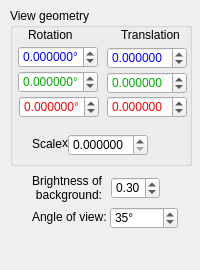
<?xml version="1.0" encoding="UTF-8"?>
<ui version="4.0">
 <class>DockWidgetViewer</class>
 <widget class="QDockWidget" name="DockWidgetViewer">
  <property name="geometry">
   <rect>
    <x>0</x>
    <y>0</y>
    <width>200</width>
    <height>270</height>
   </rect>
  </property>
  <property name="minimumSize">
   <size>
    <width>200</width>
    <height>270</height>
   </size>
  </property>
  <property name="maximumSize">
   <size>
    <width>200</width>
    <height>524287</height>
   </size>
  </property>
  <property name="floating">
   <bool>false</bool>
  </property>
  <property name="allowedAreas">
   <set>Qt::LeftDockWidgetArea|Qt::RightDockWidgetArea</set>
  </property>
  <property name="windowTitle">
   <string>Viewer properties</string>
  </property>
  <widget class="QWidget" name="dockWidgetContents">
   <widget class="QLabel" name="label_9">
    <property name="geometry">
     <rect>
      <x>32</x>
      <y>209</y>
      <width>74</width>
      <height>16</height>
     </rect>
    </property>
    <property name="text">
     <string>Angle of view:</string>
    </property>
   </widget>
   <widget class="QGroupBox" name="groupBoxView">
    <property name="geometry">
     <rect>
      <x>10</x>
      <y>8</y>
      <width>182</width>
      <height>158</height>
     </rect>
    </property>
    <property name="title">
     <string>View geometry</string>
    </property>
    <widget class="QLabel" name="label_5">
     <property name="geometry">
      <rect>
       <x>22</x>
       <y>128</y>
       <width>34</width>
       <height>16</height>
      </rect>
     </property>
     <property name="text">
      <string>Scale</string>
     </property>
    </widget>
    <widget class="QLabel" name="label_6">
     <property name="geometry">
      <rect>
       <x>111</x>
       <y>19</y>
       <width>60</width>
       <height>16</height>
      </rect>
     </property>
     <property name="text">
      <string>Translation</string>
     </property>
    </widget>
    <widget class="QDoubleSpinBox" name="spinViewRotX">
     <property name="geometry">
      <rect>
       <x>8</x>
       <y>38</y>
       <width>80</width>
       <height>22</height>
      </rect>
     </property>
     <property name="palette">
      <palette>
       <active>
        <colorrole role="Text">
         <brush brushstyle="SolidPattern">
          <color alpha="255">
           <red>0</red>
           <green>0</green>
           <blue>255</blue>
          </color>
         </brush>
        </colorrole>
       </active>
       <inactive>
        <colorrole role="Text">
         <brush brushstyle="SolidPattern">
          <color alpha="255">
           <red>0</red>
           <green>0</green>
           <blue>255</blue>
          </color>
         </brush>
        </colorrole>
       </inactive>
       <disabled>
        <colorrole role="Text">
         <brush brushstyle="SolidPattern">
          <color alpha="255">
           <red>120</red>
           <green>120</green>
           <blue>120</blue>
          </color>
         </brush>
        </colorrole>
       </disabled>
      </palette>
     </property>
     <property name="suffix">
      <string>°</string>
     </property>
     <property name="decimals">
      <number>6</number>
     </property>
     <property name="minimum">
      <double>-180.000000000000000</double>
     </property>
     <property name="maximum">
      <double>180.099999999999994</double>
     </property>
     <property name="singleStep">
      <double>0.100000000000000</double>
     </property>
    </widget>
    <widget class="QLabel" name="label_7">
     <property name="geometry">
      <rect>
       <x>18</x>
       <y>20</y>
       <width>46</width>
       <height>13</height>
      </rect>
     </property>
     <property name="text">
      <string>Rotation</string>
     </property>
    </widget>
    <widget class="QLabel" name="label_8">
     <property name="geometry">
      <rect>
       <x>52</x>
       <y>127</y>
       <width>16</width>
       <height>16</height>
      </rect>
     </property>
     <property name="text">
      <string>x</string>
     </property>
    </widget>
    <widget class="QDoubleSpinBox" name="spinViewRotY">
     <property name="geometry">
      <rect>
       <x>8</x>
       <y>63</y>
       <width>80</width>
       <height>22</height>
      </rect>
     </property>
     <property name="palette">
      <palette>
       <active>
        <colorrole role="Text">
         <brush brushstyle="SolidPattern">
          <color alpha="255">
           <red>0</red>
           <green>170</green>
           <blue>0</blue>
          </color>
         </brush>
        </colorrole>
       </active>
       <inactive>
        <colorrole role="Text">
         <brush brushstyle="SolidPattern">
          <color alpha="255">
           <red>0</red>
           <green>170</green>
           <blue>0</blue>
          </color>
         </brush>
        </colorrole>
       </inactive>
       <disabled>
        <colorrole role="Text">
         <brush brushstyle="SolidPattern">
          <color alpha="255">
           <red>120</red>
           <green>120</green>
           <blue>120</blue>
          </color>
         </brush>
        </colorrole>
       </disabled>
      </palette>
     </property>
     <property name="suffix">
      <string>°</string>
     </property>
     <property name="decimals">
      <number>6</number>
     </property>
     <property name="minimum">
      <double>-180.000000000000000</double>
     </property>
     <property name="maximum">
      <double>180.099999999999994</double>
     </property>
     <property name="singleStep">
      <double>0.100000000000000</double>
     </property>
    </widget>
    <widget class="QDoubleSpinBox" name="spinViewRotZ">
     <property name="geometry">
      <rect>
       <x>9</x>
       <y>88</y>
       <width>80</width>
       <height>22</height>
      </rect>
     </property>
     <property name="palette">
      <palette>
       <active>
        <colorrole role="Text">
         <brush brushstyle="SolidPattern">
          <color alpha="255">
           <red>255</red>
           <green>0</green>
           <blue>0</blue>
          </color>
         </brush>
        </colorrole>
       </active>
       <inactive>
        <colorrole role="Text">
         <brush brushstyle="SolidPattern">
          <color alpha="255">
           <red>255</red>
           <green>0</green>
           <blue>0</blue>
          </color>
         </brush>
        </colorrole>
       </inactive>
       <disabled>
        <colorrole role="Text">
         <brush brushstyle="SolidPattern">
          <color alpha="255">
           <red>120</red>
           <green>120</green>
           <blue>120</blue>
          </color>
         </brush>
        </colorrole>
       </disabled>
      </palette>
     </property>
     <property name="suffix">
      <string>°</string>
     </property>
     <property name="decimals">
      <number>6</number>
     </property>
     <property name="minimum">
      <double>-180.000000000000000</double>
     </property>
     <property name="maximum">
      <double>180.099999999999994</double>
     </property>
     <property name="singleStep">
      <double>0.100000000000000</double>
     </property>
    </widget>
    <widget class="QDoubleSpinBox" name="spinViewTransX">
     <property name="geometry">
      <rect>
       <x>97</x>
       <y>39</y>
       <width>80</width>
       <height>22</height>
      </rect>
     </property>
     <property name="palette">
      <palette>
       <active>
        <colorrole role="Text">
         <brush brushstyle="SolidPattern">
          <color alpha="255">
           <red>0</red>
           <green>0</green>
           <blue>255</blue>
          </color>
         </brush>
        </colorrole>
       </active>
       <inactive>
        <colorrole role="Text">
         <brush brushstyle="SolidPattern">
          <color alpha="255">
           <red>0</red>
           <green>0</green>
           <blue>255</blue>
          </color>
         </brush>
        </colorrole>
       </inactive>
       <disabled>
        <colorrole role="Text">
         <brush brushstyle="SolidPattern">
          <color alpha="255">
           <red>120</red>
           <green>120</green>
           <blue>120</blue>
          </color>
         </brush>
        </colorrole>
       </disabled>
      </palette>
     </property>
     <property name="decimals">
      <number>6</number>
     </property>
     <property name="minimum">
      <double>-999999999.000000000000000</double>
     </property>
     <property name="maximum">
      <double>999999999.000000000000000</double>
     </property>
     <property name="singleStep">
      <double>0.100000000000000</double>
     </property>
    </widget>
    <widget class="QDoubleSpinBox" name="spinViewTransY">
     <property name="geometry">
      <rect>
       <x>97</x>
       <y>64</y>
       <width>80</width>
       <height>22</height>
      </rect>
     </property>
     <property name="palette">
      <palette>
       <active>
        <colorrole role="Text">
         <brush brushstyle="SolidPattern">
          <color alpha="255">
           <red>0</red>
           <green>170</green>
           <blue>0</blue>
          </color>
         </brush>
        </colorrole>
       </active>
       <inactive>
        <colorrole role="Text">
         <brush brushstyle="SolidPattern">
          <color alpha="255">
           <red>0</red>
           <green>170</green>
           <blue>0</blue>
          </color>
         </brush>
        </colorrole>
       </inactive>
       <disabled>
        <colorrole role="Text">
         <brush brushstyle="SolidPattern">
          <color alpha="255">
           <red>120</red>
           <green>120</green>
           <blue>120</blue>
          </color>
         </brush>
        </colorrole>
       </disabled>
      </palette>
     </property>
     <property name="decimals">
      <number>6</number>
     </property>
     <property name="minimum">
      <double>-999999999.000000000000000</double>
     </property>
     <property name="maximum">
      <double>999999999.000000000000000</double>
     </property>
     <property name="singleStep">
      <double>0.100000000000000</double>
     </property>
    </widget>
    <widget class="QDoubleSpinBox" name="spinViewTransZ">
     <property name="geometry">
      <rect>
       <x>97</x>
       <y>88</y>
       <width>80</width>
       <height>22</height>
      </rect>
     </property>
     <property name="palette">
      <palette>
       <active>
        <colorrole role="Text">
         <brush brushstyle="SolidPattern">
          <color alpha="255">
           <red>255</red>
           <green>0</green>
           <blue>0</blue>
          </color>
         </brush>
        </colorrole>
       </active>
       <inactive>
        <colorrole role="Text">
         <brush brushstyle="SolidPattern">
          <color alpha="255">
           <red>255</red>
           <green>0</green>
           <blue>0</blue>
          </color>
         </brush>
        </colorrole>
       </inactive>
       <disabled>
        <colorrole role="Text">
         <brush brushstyle="SolidPattern">
          <color alpha="255">
           <red>120</red>
           <green>120</green>
           <blue>120</blue>
          </color>
         </brush>
        </colorrole>
       </disabled>
      </palette>
     </property>
     <property name="decimals">
      <number>6</number>
     </property>
     <property name="minimum">
      <double>-999999999.000000000000000</double>
     </property>
     <property name="maximum">
      <double>999999999.000000000000000</double>
     </property>
     <property name="singleStep">
      <double>0.100000000000000</double>
     </property>
    </widget>
    <widget class="QDoubleSpinBox" name="spinViewScale">
     <property name="geometry">
      <rect>
       <x>58</x>
       <y>126</y>
       <width>80</width>
       <height>22</height>
      </rect>
     </property>
     <property name="decimals">
      <number>6</number>
     </property>
     <property name="maximum">
      <double>360.000000000000000</double>
     </property>
     <property name="singleStep">
      <double>0.100000000000000</double>
     </property>
    </widget>
   </widget>
   <widget class="QDoubleSpinBox" name="spinBG">
    <property name="geometry">
     <rect>
      <x>111</x>
      <y>177</y>
      <width>49</width>
      <height>22</height>
     </rect>
    </property>
    <property name="decimals">
     <number>2</number>
    </property>
    <property name="maximum">
     <double>1.000000000000000</double>
    </property>
    <property name="singleStep">
     <double>0.100000000000000</double>
    </property>
    <property name="value">
     <double>0.300000000000000</double>
    </property>
   </widget>
   <widget class="QLabel" name="label_10">
    <property name="geometry">
     <rect>
      <x>15</x>
      <y>172</y>
      <width>87</width>
      <height>32</height>
     </rect>
    </property>
    <property name="inputMethodHints">
     <set>Qt::ImhMultiLine</set>
    </property>
    <property name="text">
     <string>Brightness of background:</string>
    </property>
    <property name="alignment">
     <set>Qt::AlignRight|Qt::AlignTrailing|Qt::AlignVCenter</set>
    </property>
    <property name="wordWrap">
     <bool>true</bool>
    </property>
   </widget>
   <widget class="QSpinBox" name="spinAngleOfView">
    <property name="geometry">
     <rect>
      <x>110</x>
      <y>207</y>
      <width>68</width>
      <height>22</height>
     </rect>
    </property>
    <property name="suffix">
     <string>°</string>
    </property>
    <property name="prefix">
     <string/>
    </property>
    <property name="minimum">
     <number>15</number>
    </property>
    <property name="maximum">
     <number>170</number>
    </property>
    <property name="value">
     <number>35</number>
    </property>
   </widget>
  </widget>
 </widget>
 <resources/>
 <connections>
  <connection>
   <sender>spinViewRotX</sender>
   <signal>valueChanged(double)</signal>
   <receiver>DockWidgetViewer</receiver>
   <slot>updateRotX(double)</slot>
   <hints>
    <hint type="sourcelabel">
     <x>57</x>
     <y>78</y>
    </hint>
    <hint type="destinationlabel">
     <x>99</x>
     <y>293</y>
    </hint>
   </hints>
  </connection>
  <connection>
   <sender>spinViewRotY</sender>
   <signal>valueChanged(double)</signal>
   <receiver>DockWidgetViewer</receiver>
   <slot>updateRotY(double)</slot>
   <hints>
    <hint type="sourcelabel">
     <x>57</x>
     <y>103</y>
    </hint>
    <hint type="destinationlabel">
     <x>99</x>
     <y>293</y>
    </hint>
   </hints>
  </connection>
  <connection>
   <sender>spinViewRotZ</sender>
   <signal>valueChanged(double)</signal>
   <receiver>DockWidgetViewer</receiver>
   <slot>updateRotZ(double)</slot>
   <hints>
    <hint type="sourcelabel">
     <x>58</x>
     <y>128</y>
    </hint>
    <hint type="destinationlabel">
     <x>99</x>
     <y>293</y>
    </hint>
   </hints>
  </connection>
  <connection>
   <sender>spinViewTransX</sender>
   <signal>valueChanged(double)</signal>
   <receiver>DockWidgetViewer</receiver>
   <slot>updateTrans(double)</slot>
   <hints>
    <hint type="sourcelabel">
     <x>146</x>
     <y>79</y>
    </hint>
    <hint type="destinationlabel">
     <x>99</x>
     <y>293</y>
    </hint>
   </hints>
  </connection>
  <connection>
   <sender>spinViewTransY</sender>
   <signal>valueChanged(double)</signal>
   <receiver>DockWidgetViewer</receiver>
   <slot>updateTrans(double)</slot>
   <hints>
    <hint type="sourcelabel">
     <x>146</x>
     <y>104</y>
    </hint>
    <hint type="destinationlabel">
     <x>99</x>
     <y>293</y>
    </hint>
   </hints>
  </connection>
  <connection>
   <sender>spinViewTransZ</sender>
   <signal>valueChanged(double)</signal>
   <receiver>DockWidgetViewer</receiver>
   <slot>updateTrans(double)</slot>
   <hints>
    <hint type="sourcelabel">
     <x>146</x>
     <y>128</y>
    </hint>
    <hint type="destinationlabel">
     <x>99</x>
     <y>293</y>
    </hint>
   </hints>
  </connection>
  <connection>
   <sender>spinViewScale</sender>
   <signal>valueChanged(double)</signal>
   <receiver>DockWidgetViewer</receiver>
   <slot>updateScale(double)</slot>
   <hints>
    <hint type="sourcelabel">
     <x>107</x>
     <y>166</y>
    </hint>
    <hint type="destinationlabel">
     <x>99</x>
     <y>293</y>
    </hint>
   </hints>
  </connection>
  <connection>
   <sender>spinBG</sender>
   <signal>valueChanged(double)</signal>
   <receiver>DockWidgetViewer</receiver>
   <slot>updateBGcolor(double)</slot>
   <hints>
    <hint type="sourcelabel">
     <x>135</x>
     <y>209</y>
    </hint>
    <hint type="destinationlabel">
     <x>99</x>
     <y>293</y>
    </hint>
   </hints>
  </connection>
  <connection>
   <sender>spinAngleOfView</sender>
   <signal>valueChanged(int)</signal>
   <receiver>DockWidgetViewer</receiver>
   <slot>updateAngle(int)</slot>
   <hints>
    <hint type="sourcelabel">
     <x>143</x>
     <y>239</y>
    </hint>
    <hint type="destinationlabel">
     <x>99</x>
     <y>293</y>
    </hint>
   </hints>
  </connection>
 </connections>
 <slots>
  <slot>updateRotX(double)</slot>
  <slot>updateRotY(double)</slot>
  <slot>updateRotZ(double)</slot>
  <slot>updateTrans(double)</slot>
  <slot>updateScale(double)</slot>
  <slot>updateBGcolor(double)</slot>
  <slot>updateAngle(int)</slot>
 </slots>
</ui>
